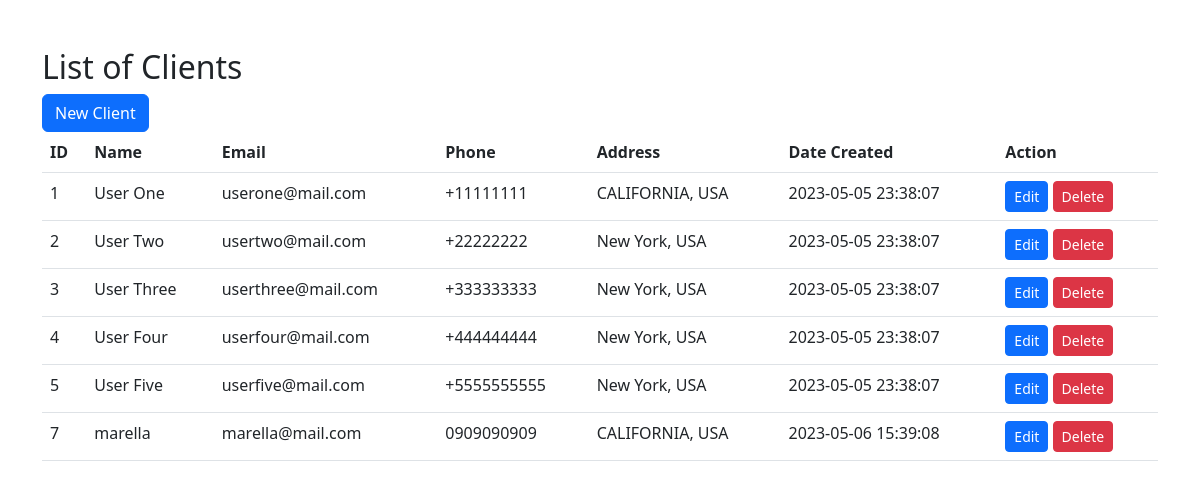
The page / on the database its author committed.
### tables this page shows
CREATE TABLE `user_info` (
  `id` int(11) NOT NULL,
  `name` varchar(100) NOT NULL,
  `email` varchar(250) NOT NULL,
  `phone` varchar(20) DEFAULT NULL,
  `address` varchar(250) DEFAULT NULL,
  `created_at` datetime NOT NULL DEFAULT CURRENT_TIMESTAMP
);

### index.php (the view, shortened to what this page needs)
<!DOCTYPE html>
<html lang="en">
<head>
    <link rel="stylesheet" href="https://cdn.jsdelivr.net/npm/bootstrap@5.3.0-alpha3/dist/css/bootstrap.min.css">
</head>
<body>
    <div class="container my-5">
        <h2>List of Clients</h2>
        <a href="/crud/create.php" class="btn btn-primary" role="button">New Client</a>
        <br>
        <table class ="table">
            <thead>
                <tr>
                    <th>ID</th>
                    <th>Name</th>
                    <th>Email</th>
                    <th>Phone</th>
                    <th>Address</th>
                    <th>Date Created</th>
                    <th>Action</th>
                </tr>
            </thead>
            <tbody>
                <?php
                $servername ='localhost';
                $username='root';
                $password = 'root';
                $dbname = 'crud';
                $connection = new mysqli($servername, $username, $password, $dbname);
                $sql = "SELECT * FROM user_info";
                $result = $connection->query($sql);
                while($row = $result->fetch_assoc()){
                    echo "
                    <tr>
                        <td>$row[id]</td>
                        <td>$row[name]</td>
                        <td>$row[email]</td>
                        <td>$row[phone]</td>
                        <td>$row[address]</td>
                        <td>$row[created_at]</td>
                        <td>
                            <a href='/crud/edit.php?id=$row[id]' class='btn btn-primary btn-sm' >Edit</a>
                            <a href='/crud/delete.php?id=$row[id]' class='btn btn-danger btn-sm' >Delete</a>
                        </td>
                    </tr>";
                }
                ?>
            </tbody>
        </table>
    </div>
</body>
</html>

### rows shown on the page
user_info: id "1", name "User One", email "userone@mail.com", phone "+11111111", address "CALIFORNIA, USA", created_at "2023-05-05 23:38:07"
user_info: id "2", name "User Two", email "usertwo@mail.com", phone "+22222222", address "New York, USA", created_at "2023-05-05 23:38:07"
user_info: id "3", name "User Three", email "userthree@mail.com", phone "+333333333", address "New York, USA", created_at "2023-05-05 23:38:07"
user_info: id "4", name "User Four", email "userfour@mail.com", phone "+444444444", address "New York, USA", created_at "2023-05-05 23:38:07"
user_info: id "5", name "User Five", email "userfive@mail.com", phone "+5555555555", address "New York, USA", created_at "2023-05-05 23:38:07"
user_info: id "7", name "marella", email "marella@mail.com", phone "0909090909", address "CALIFORNIA, USA", created_at "2023-05-06 15:39:08"
